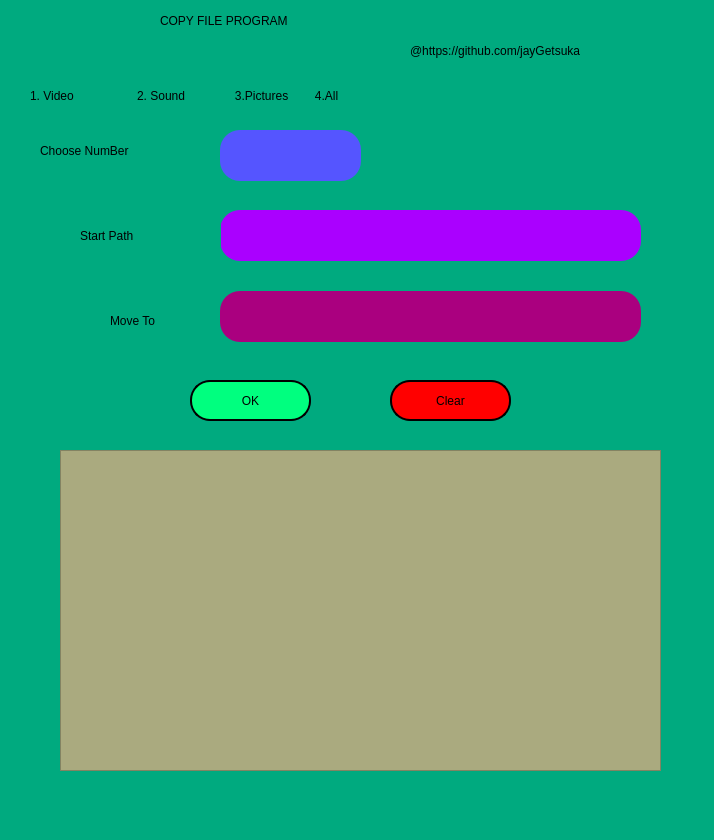
<?xml version="1.0" encoding="UTF-8"?>
<ui version="4.0">
 <class>MainWindow</class>
 <widget class="QMainWindow" name="MainWindow">
  <property name="geometry">
   <rect>
    <x>0</x>
    <y>0</y>
    <width>714</width>
    <height>840</height>
   </rect>
  </property>
  <property name="windowTitle">
   <string>Copy File To Flash Drive</string>
  </property>
  <property name="styleSheet">
   <string notr="true">background-color: rgb(0, 170, 127);</string>
  </property>
  <widget class="QWidget" name="centralwidget">
   <widget class="QLabel" name="label">
    <property name="geometry">
     <rect>
      <x>160</x>
      <y>0</y>
      <width>371</width>
      <height>41</height>
     </rect>
    </property>
    <property name="styleSheet">
     <string notr="true">font: 87 22pt &quot;Source Sans Pro Black&quot;;</string>
    </property>
    <property name="text">
     <string>COPY FILE PROGRAM</string>
    </property>
   </widget>
   <widget class="QLineEdit" name="lineEdit">
    <property name="geometry">
     <rect>
      <x>220</x>
      <y>210</y>
      <width>421</width>
      <height>51</height>
     </rect>
    </property>
    <property name="toolTip">
     <string>&lt;html&gt;&lt;head/&gt;&lt;body&gt;&lt;p&gt;Example   C:\Users\User\Pictures&lt;/p&gt;&lt;/body&gt;&lt;/html&gt;</string>
    </property>
    <property name="whatsThis">
     <string>C:\Users\User\Pictures</string>
    </property>
    <property name="styleSheet">
     <string notr="true">color: rgb(255, 255, 255);
border: 2px sold rgb(37,39,48);
border-radius: 20px;
padding-left: 20px;
padding-right: 20px;
background-color: rgb(170, 0, 255);
font: 63 20pt &quot;Source Code Pro Semibold&quot;;</string>
    </property>
    <property name="text">
     <string/>
    </property>
   </widget>
   <widget class="QLabel" name="label_2">
    <property name="geometry">
     <rect>
      <x>80</x>
      <y>220</y>
      <width>141</width>
      <height>31</height>
     </rect>
    </property>
    <property name="styleSheet">
     <string notr="true">font: 14pt &quot;Ink Free&quot;;</string>
    </property>
    <property name="text">
     <string>Start Path</string>
    </property>
   </widget>
   <widget class="QTextEdit" name="textEdit">
    <property name="geometry">
     <rect>
      <x>60</x>
      <y>450</y>
      <width>601</width>
      <height>321</height>
     </rect>
    </property>
    <property name="styleSheet">
     <string notr="true">background-color: rgb(195, 195, 195);
background-color: rgb(170, 170, 127);</string>
    </property>
   </widget>
   <widget class="QPushButton" name="pushButton">
    <property name="geometry">
     <rect>
      <x>190</x>
      <y>380</y>
      <width>121</width>
      <height>41</height>
     </rect>
    </property>
    <property name="styleSheet">
     <string notr="true">font: 10pt &quot;Noto Sans Hebrew&quot;;
color: black;
border-style: outset;
border-width:2px;
border-radius:20px;
border-color:black;
background-color: rgb(0, 255, 127);</string>
    </property>
    <property name="text">
     <string>OK</string>
    </property>
   </widget>
   <widget class="QLineEdit" name="lineEdit_2">
    <property name="geometry">
     <rect>
      <x>220</x>
      <y>130</y>
      <width>141</width>
      <height>51</height>
     </rect>
    </property>
    <property name="styleSheet">
     <string notr="true">color: rgb(255, 255, 255);
border: 2px sold rgb(37,39,48);
border-radius: 20px;
padding-left: 20px;
padding-right: 20px;
background-color: rgb(85, 85, 255);
font: 63 20pt &quot;Source Code Pro Semibold&quot;;</string>
    </property>
   </widget>
   <widget class="QLabel" name="label_3">
    <property name="geometry">
     <rect>
      <x>30</x>
      <y>70</y>
      <width>711</width>
      <height>51</height>
     </rect>
    </property>
    <property name="styleSheet">
     <string notr="true">font: 87 italic 18pt &quot;Source Sans Pro Black&quot;;</string>
    </property>
    <property name="text">
     <string>1. Video                   2. Sound               3.Pictures        4.All</string>
    </property>
   </widget>
   <widget class="QLabel" name="label_6">
    <property name="geometry">
     <rect>
      <x>40</x>
      <y>130</y>
      <width>171</width>
      <height>41</height>
     </rect>
    </property>
    <property name="styleSheet">
     <string notr="true">font: 14pt &quot;Ink Free&quot;;</string>
    </property>
    <property name="text">
     <string>Choose NumBer</string>
    </property>
   </widget>
   <widget class="QLabel" name="label_7">
    <property name="geometry">
     <rect>
      <x>110</x>
      <y>300</y>
      <width>101</width>
      <height>41</height>
     </rect>
    </property>
    <property name="styleSheet">
     <string notr="true">font: 14pt &quot;Ink Free&quot;;</string>
    </property>
    <property name="text">
     <string>Move To</string>
    </property>
   </widget>
   <widget class="QLineEdit" name="lineEdit_3">
    <property name="geometry">
     <rect>
      <x>220</x>
      <y>291</y>
      <width>421</width>
      <height>51</height>
     </rect>
    </property>
    <property name="styleSheet">
     <string notr="true">color: rgb(255, 255, 255);
border: 2px sold rgb(37,39,48);
border-radius: 20px;
padding-left: 20px;
padding-right: 20px;
background-color: rgb(170, 0, 127);
font: 63 20pt &quot;Source Code Pro Semibold&quot;;</string>
    </property>
   </widget>
   <widget class="QPushButton" name="pushButton_2">
    <property name="geometry">
     <rect>
      <x>390</x>
      <y>380</y>
      <width>121</width>
      <height>41</height>
     </rect>
    </property>
    <property name="styleSheet">
     <string notr="true">font: 10pt &quot;Noto Sans Hebrew&quot;;
color: black;
border-style: outset;
border-width:2px;
border-radius:20px;
border-color:black;
background-color: rgb(255, 0, 0);</string>
    </property>
    <property name="text">
     <string>Clear</string>
    </property>
   </widget>
   <widget class="QLabel" name="label_4">
    <property name="geometry">
     <rect>
      <x>410</x>
      <y>40</y>
      <width>191</width>
      <height>21</height>
     </rect>
    </property>
    <property name="text">
     <string>@https://github.com/jayGetsuka</string>
    </property>
   </widget>
  </widget>
  <widget class="QMenuBar" name="menubar">
   <property name="geometry">
    <rect>
     <x>0</x>
     <y>0</y>
     <width>714</width>
     <height>26</height>
    </rect>
   </property>
  </widget>
  <widget class="QStatusBar" name="statusbar"/>
 </widget>
 <resources>
  <include location="image_copy.qrc"/>
 </resources>
 <connections>
  <connection>
   <sender>pushButton</sender>
   <signal>clicked()</signal>
   <receiver>textEdit</receiver>
   <slot>show()</slot>
   <hints>
    <hint type="sourcelabel">
     <x>310</x>
     <y>446</y>
    </hint>
    <hint type="destinationlabel">
     <x>358</x>
     <y>526</y>
    </hint>
   </hints>
  </connection>
  <connection>
   <sender>pushButton_2</sender>
   <signal>clicked()</signal>
   <receiver>lineEdit_3</receiver>
   <slot>clear()</slot>
   <hints>
    <hint type="sourcelabel">
     <x>510</x>
     <y>446</y>
    </hint>
    <hint type="destinationlabel">
     <x>564</x>
     <y>342</y>
    </hint>
   </hints>
  </connection>
  <connection>
   <sender>pushButton_2</sender>
   <signal>clicked()</signal>
   <receiver>lineEdit</receiver>
   <slot>clear()</slot>
   <hints>
    <hint type="sourcelabel">
     <x>510</x>
     <y>440</y>
    </hint>
    <hint type="destinationlabel">
     <x>580</x>
     <y>282</y>
    </hint>
   </hints>
  </connection>
  <connection>
   <sender>pushButton_2</sender>
   <signal>clicked()</signal>
   <receiver>lineEdit_2</receiver>
   <slot>clear()</slot>
   <hints>
    <hint type="sourcelabel">
     <x>510</x>
     <y>446</y>
    </hint>
    <hint type="destinationlabel">
     <x>360</x>
     <y>183</y>
    </hint>
   </hints>
  </connection>
  <connection>
   <sender>pushButton_2</sender>
   <signal>clicked()</signal>
   <receiver>textEdit</receiver>
   <slot>clear()</slot>
   <hints>
    <hint type="sourcelabel">
     <x>442</x>
     <y>414</y>
    </hint>
    <hint type="destinationlabel">
     <x>380</x>
     <y>494</y>
    </hint>
   </hints>
  </connection>
 </connections>
</ui>
